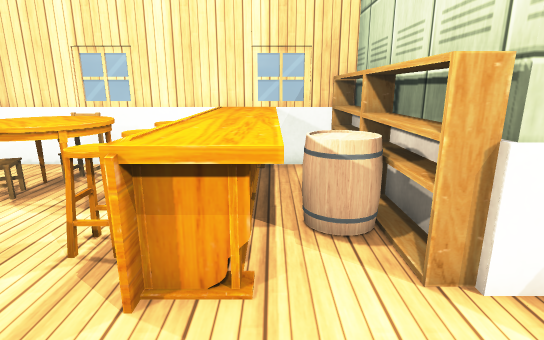
[1] (above)

16 first-person views from a walk through a 3-D level made in the Unity game engine. The camera is 1.3 m above the floor, tilts 14° down and sees 80° across. The floor is counted in squares, 0.5 m on a side. Each view is taken from the middle of a square. On the plan, view 1 faces up. The plan holds only what a view shows up to about 20 squares ahead; the rest is blank. The player is left out. Some animated figures are left out. Door leaves are left out, so doorways stand open. Some surface patterns are stand-ins.

[2]
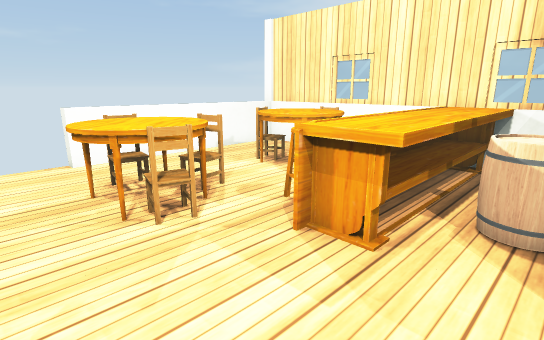

[3]
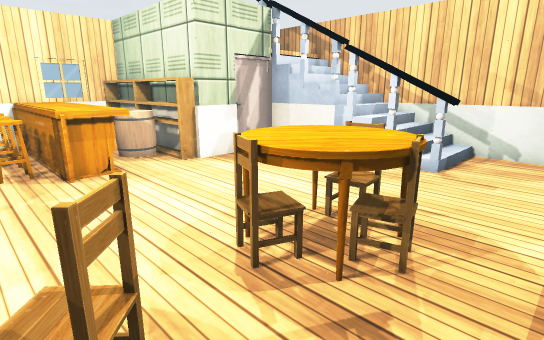

[4]
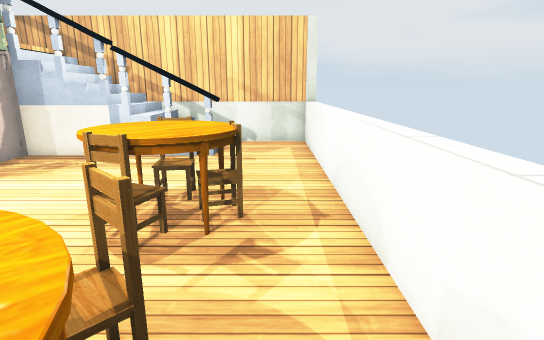

[5]
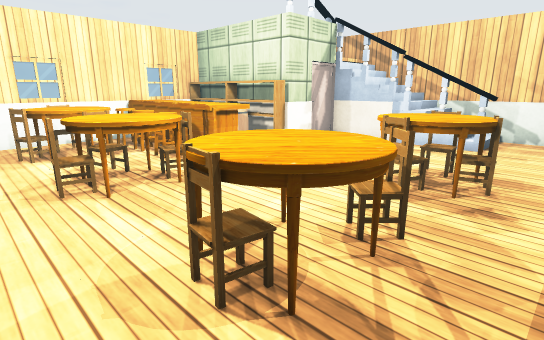

[6]
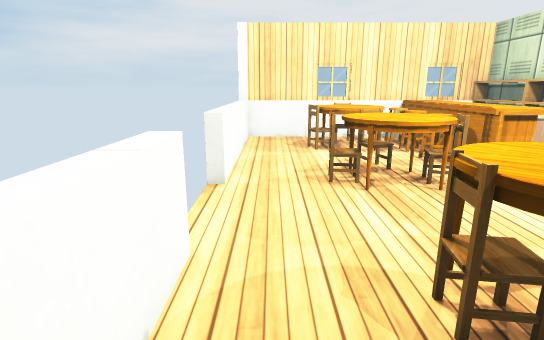

[7]
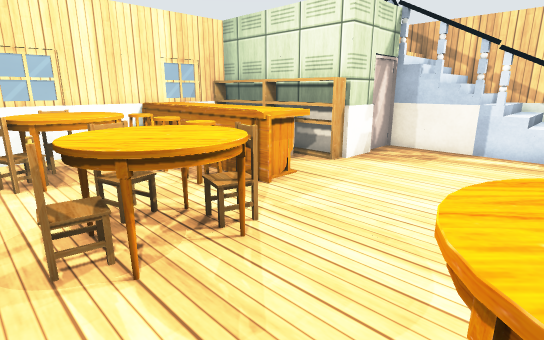

[8]
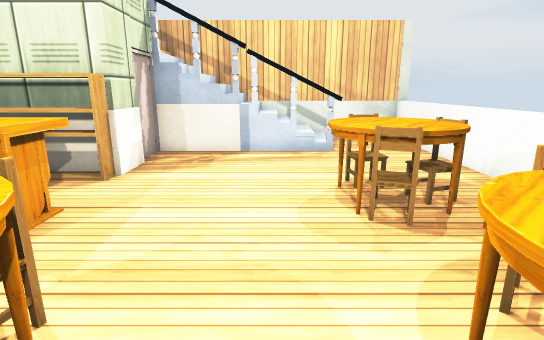

[9]
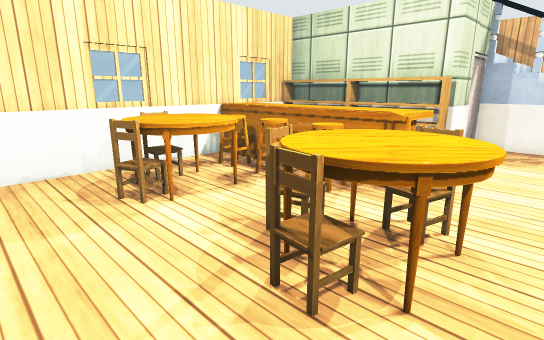

[10]
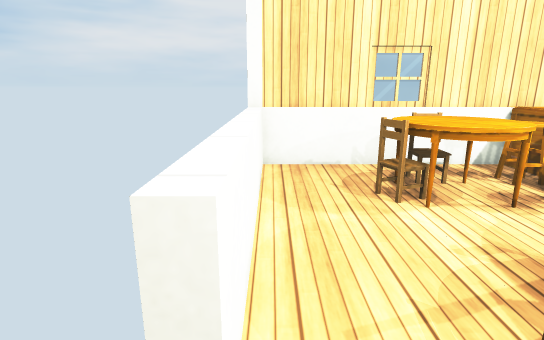

[11]
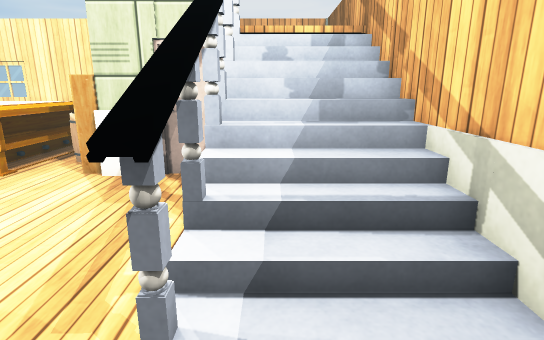

[12]
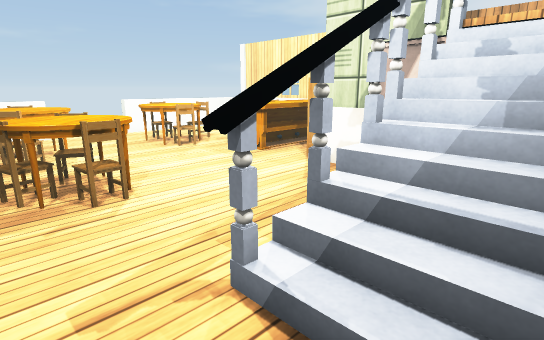

[13]
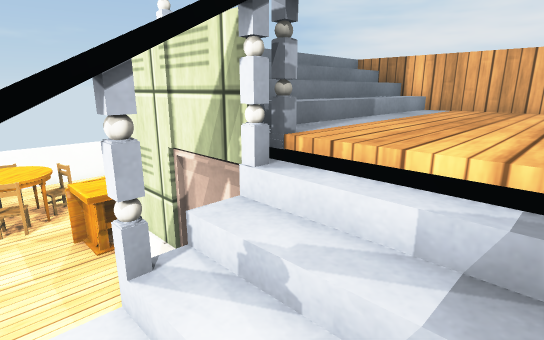

[14]
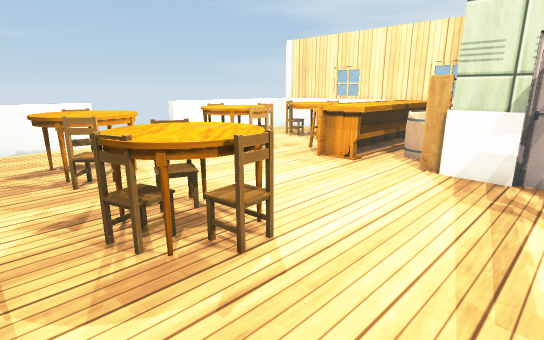

[15]
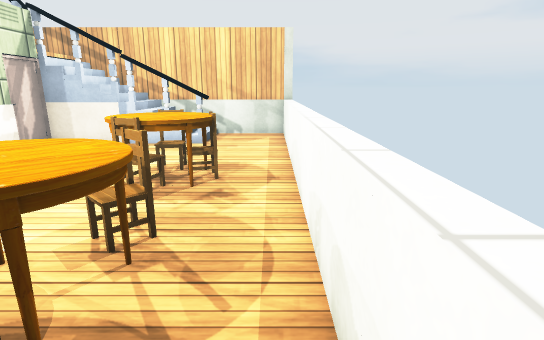

[16]
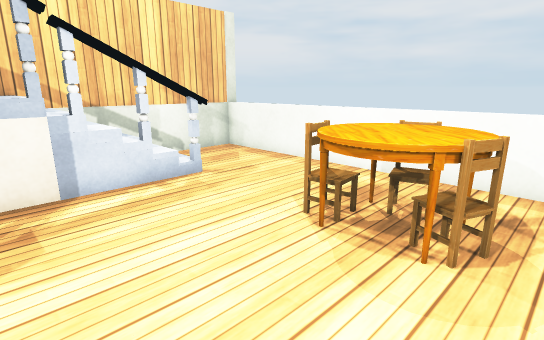

### Floor plan
Key: @ floor where view 1 was taken; # wall or solid block; . main floor; : floor 2.25 m higher than the main floor; / step, stairs or slope; D open door; = window, fence, low wall or low ledge; v drop or lower ground; O other object.
Columns run from 11 left of view 1 to 11 right of it. Each row starts with its distance up from view 1.
 12        #####     ======
 11 #########OOOvvv/ /=====
 10 #=...OO..OOOv v///::: =
  9 #=..OOOOOOOOv v///::: =
  8 #=..OOOO.OOOv v///::: =
  7 #=..OOOOOOOOO v///::: =
  6 #=...OO..OOOOOv //::::=
  5 #=......OOOOOOv  OO:::=
  4 #=...OO..OOO.O#O##O///=
  3 #=..OOOO.OOO......v///=
  2 D=..OOOO..........O///#
  1 D...OOOO..........O///#
  0 D..........@......O///#
 -1 D.................v///#
 -2 D=...OO....OO.....O///#
 -3 #=..OOOO..OOOO....O///#
 -4 #=..OOOO..OOOO....O...#
 -5 #=..OOOO..OOOO........#
 -6 #=....................#
 -7   .  .................#
 -8    ===================#

Positions as (right, up) in squares from view 1, and headings:
1: (0, 0), facing up
2: (2, -1), facing up-left
3: (-4, -7), facing up-right
4: (-6, -6), facing right
5: (-9, -7), facing up-right
6: (-9, -7), facing up
7: (-8, -3), facing up-right
8: (-7, -1), facing right
9: (-10, 0), facing up-right
10: (-10, 0), facing up
11: (8, -6), facing up
12: (10, -6), facing up-left
13: (10, 1), facing up-left
14: (6, -7), facing up-left
15: (-9, -7), facing right
16: (-2, 2), facing down-right
